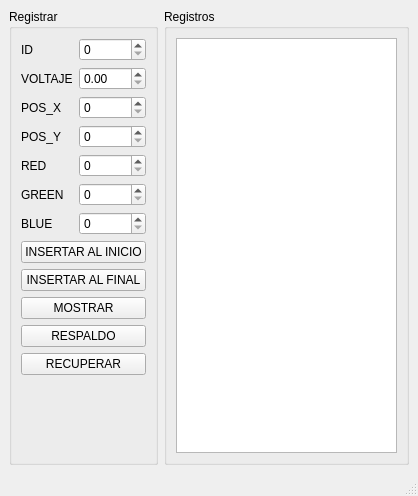
<?xml version="1.0" encoding="UTF-8"?>
<ui version="4.0">
 <class>MainWindow</class>
 <widget class="QMainWindow" name="MainWindow">
  <property name="geometry">
   <rect>
    <x>0</x>
    <y>0</y>
    <width>418</width>
    <height>496</height>
   </rect>
  </property>
  <property name="windowTitle">
   <string>Neuronas</string>
  </property>
  <widget class="QWidget" name="centralwidget">
   <layout class="QFormLayout" name="formLayout_2">
    <item row="0" column="0">
     <widget class="QGroupBox" name="groupBox">
      <property name="title">
       <string>Registrar</string>
      </property>
      <layout class="QFormLayout" name="formLayout">
       <item row="0" column="0">
        <widget class="QLabel" name="label">
         <property name="text">
          <string>ID</string>
         </property>
        </widget>
       </item>
       <item row="0" column="1">
        <widget class="QSpinBox" name="id_spinBox"/>
       </item>
       <item row="1" column="0">
        <widget class="QLabel" name="label_2">
         <property name="text">
          <string>VOLTAJE</string>
         </property>
        </widget>
       </item>
       <item row="1" column="1">
        <widget class="QDoubleSpinBox" name="voltaje_doubleSpinBox"/>
       </item>
       <item row="2" column="0">
        <widget class="QLabel" name="label_3">
         <property name="text">
          <string>POS_X</string>
         </property>
        </widget>
       </item>
       <item row="2" column="1">
        <widget class="QSpinBox" name="Pos_x_spinBox_2"/>
       </item>
       <item row="3" column="0">
        <widget class="QLabel" name="label_4">
         <property name="text">
          <string>POS_Y</string>
         </property>
        </widget>
       </item>
       <item row="3" column="1">
        <widget class="QSpinBox" name="Pos_y_spinBox_2"/>
       </item>
       <item row="4" column="0">
        <widget class="QLabel" name="label_5">
         <property name="text">
          <string>RED</string>
         </property>
        </widget>
       </item>
       <item row="4" column="1">
        <widget class="QSpinBox" name="red_spinBox_4"/>
       </item>
       <item row="5" column="0">
        <widget class="QLabel" name="label_6">
         <property name="text">
          <string>GREEN</string>
         </property>
        </widget>
       </item>
       <item row="5" column="1">
        <widget class="QSpinBox" name="green_spinBox_5"/>
       </item>
       <item row="6" column="0">
        <widget class="QLabel" name="label_7">
         <property name="text">
          <string>BLUE</string>
         </property>
        </widget>
       </item>
       <item row="6" column="1">
        <widget class="QSpinBox" name="spinBox_6"/>
       </item>
       <item row="7" column="0" colspan="2">
        <widget class="QPushButton" name="pushButton">
         <property name="text">
          <string>INSERTAR AL INICIO</string>
         </property>
        </widget>
       </item>
       <item row="8" column="0" colspan="2">
        <widget class="QPushButton" name="pushButton_2">
         <property name="text">
          <string>INSERTAR AL FINAL</string>
         </property>
        </widget>
       </item>
       <item row="9" column="0" colspan="2">
        <widget class="QPushButton" name="pushButton_3">
         <property name="text">
          <string>MOSTRAR</string>
         </property>
        </widget>
       </item>
       <item row="10" column="0" colspan="2">
        <widget class="QPushButton" name="pushButton_4">
         <property name="text">
          <string>RESPALDO</string>
         </property>
        </widget>
       </item>
       <item row="11" column="0" colspan="2">
        <widget class="QPushButton" name="pushButton_5">
         <property name="text">
          <string>RECUPERAR</string>
         </property>
        </widget>
       </item>
      </layout>
     </widget>
    </item>
    <item row="0" column="1">
     <widget class="QGroupBox" name="groupBox_2">
      <property name="title">
       <string>Registros</string>
      </property>
      <layout class="QVBoxLayout" name="verticalLayout">
       <item>
        <widget class="QPlainTextEdit" name="plainTextEdit">
         <property name="readOnly">
          <bool>true</bool>
         </property>
        </widget>
       </item>
      </layout>
     </widget>
    </item>
   </layout>
  </widget>
  <widget class="QMenuBar" name="menubar">
   <property name="geometry">
    <rect>
     <x>0</x>
     <y>0</y>
     <width>418</width>
     <height>25</height>
    </rect>
   </property>
  </widget>
  <widget class="QStatusBar" name="statusbar"/>
 </widget>
 <resources/>
 <connections/>
</ui>
